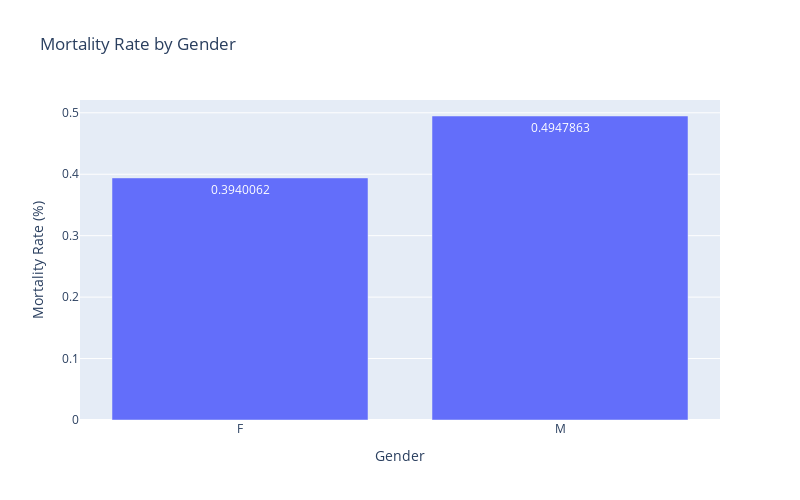

The code cell stored with this chart in its notebook:
### Code cell
fig = px.bar(
    filtered_df,
    x='gender',
    y='mortality_rate',
    title="Mortality Rate by Gender",
    labels={'gender': 'Gender', 'mortality_rate': 'Mortality Rate (%)'},
    text_auto=True 
)

fig.update_layout(
    
    xaxis_title="Gender",          
    yaxis_title="Mortality Rate (%)",
    height = 500,
    width = 800
)

fig.show()

### Figure 1 — Plotly figure (JSON) as saved in the notebook; plotly's stock layout.template omitted (floating-point values rounded to 4 significant figures)
{"data": [{"alignmentgroup": "True", "hovertemplate": "Gender=%{x}<br>Mortality Rate (%)=%{y}<extra></extra>", "legendgroup": "", "marker": {"color": "#636efa", "pattern": {"shape": ""}}, "name": "", "offsetgroup": "", "orientation": "v", "showlegend": false, "textposition": "auto", "texttemplate": "%{y}", "type": "bar", "x": ["F", "M"], "xaxis": "x", "y": [0.394, 0.4948], "yaxis": "y"}], "layout": {"barmode": "relative", "height": 500, "legend": {"tracegroupgap": 0}, "title": {"text": "Mortality Rate by Gender"}, "width": 800, "xaxis": {"anchor": "y", "autorange": true, "domain": [0, 1], "range": [-0.5, 1.5], "title": {"text": "Gender"}, "type": "category"}, "yaxis": {"anchor": "x", "autorange": true, "domain": [0, 1], "range": [0, 0.5208], "title": {"text": "Mortality Rate (%)"}, "type": "linear"}}}
